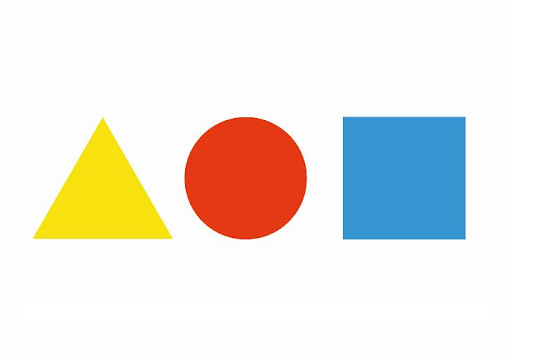
#> input picture 1127/obj.png, 547 x 360 px
$ python find_outline.py
#> lines starting #> are read from the running program, lines starting #| are printed output that depends on the picture; after the words box and inside, x2 and y2 are one past the last pixel; in counts of white or black regions, pixels touching at a corner belong together
import cv2
from PIL.ImageChops import offset

#contour = 등치선
#cv2.findContours()
#src, mode, method, contours(optional),hierarchy(optional), offset
#src는 바이너리 이미지 - 이진화 이미지

# 그레이 스케일로 불러오기 - 윤곽선 탐지 더 쉽게 하기 위해
img = cv2.imread("obj.png")
#> img is the input picture: shape (360, 547, 3); mean B, G, R 225.5, 232.3, 236.2
gry_img = cv2.cvtColor(img, cv2.COLOR_BGR2GRAY)
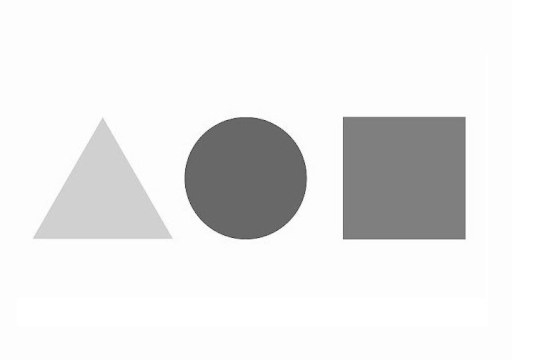
#> gry_img: shape (360, 547); min 54, max 255, mean 232.7
#img = cv2.imread("obj.png", cv2.IMREAD_GRAYSCALE)

# 이진화
# 220 픽셀값 임계점 - 이 값을 기준으로 픽셀을 분류함
# 225 - 픽셀값이 임계점을 넘었을 때 설정할 값 (흰색)
# cv2.THRESH_BINARY_INV: 이진화의 반전 모드.
# 임계값 이하의 픽셀은 흰색(255), 초과하면 검은색(0)으로 설정.
ret, imthres = cv2.threshold(gry_img, 220, 255,
                             cv2.THRESH_BINARY)#THRESH_BINARY_INV
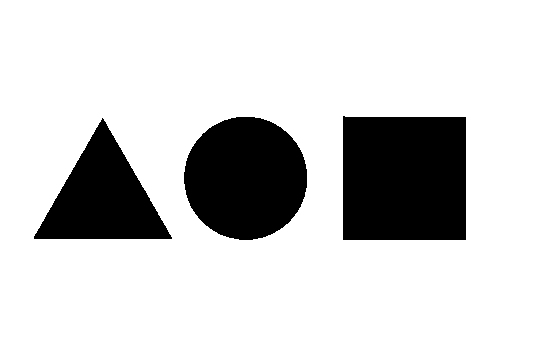
#> imthres: shape (360, 547); 82% white; 3 black regions, box (x1, y1, x2, y2) and area: (343, 116, 466, 240) 15131, (184, 117, 307, 240) 11903, (34, 118, 172, 239) 8487

#색상반전
imthres = ~imthres
#> imthres: shape (360, 547); 18% white; 3 white regions

#외곽선 찾기 (윤곽선 탐지)
coutours, heirarchy = cv2.findContours(imthres,cv2.RETR_EXTERNAL,
                                       cv2.CHAIN_APPROX_NONE)
#> coutours = 3 contours; box (x1, y1, x2, y2) and area: (343, 116, 466, 240) 14886, (184, 117, 307, 240) 11728, (34, 118, 172, 239) 8298
#imthres: 윤곽선을 탐지할 대상 이미지.
#cv2.RETR_EXTERNAL: 가장 바깥쪽 윤곽선만 탐지.
#cv2.CHAIN_APPROX_NONE: 윤곽선을 구성하는 모든 점을 저장 (압축 없음).
# 출력값---
# contours: 윤곽선 정보의 리스트. 각 윤곽선은 점들의 배열로 표현.
# hierarchy: 계층 구조 정보. 윤곽선 간의 부모-자식 관계를 나타냄.

#외곽선 찾기
coutours2, heirarchy2 = cv2.findContours(imthres,cv2.RETR_EXTERNAL,
                                       cv2.CHAIN_APPROX_SIMPLE)
#> coutours2 has the same summary as coutours
#mode: RETR_EXTERNAL-가장 바깥쪽만, RETR_LIST-모든라인,
# RET_COMP-모든라인을 2계층으로

#method: CHAIN_APPROX_NONE-모든 좌표, CHAIN_APPROX_SIMPLE-꼭짓점만

#cv2.drawContours(src, contours, contourIdx, color, thickness)
#contours:찾은 배열- findContours에서 찾은 값
img2 = img.copy()
cv2.drawContours(img,coutours,-1,(255,255,0), 4)
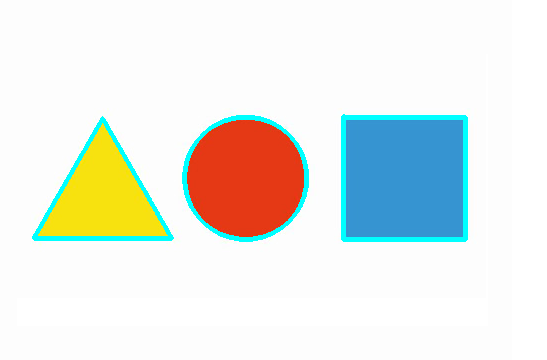
#> img: shape (360, 547, 3); 3.07% of pixels changed, all inside (x1, y1, x2, y2) = (32, 114, 468, 242)
cv2.drawContours(img2,coutours2,-1,(255,255,0), 4)

for i in coutours2:
    for j in i:
        cv2.circle(img2,tuple(j[0]), 1,(0,0,255), -1)
#> this loop made 3 passes
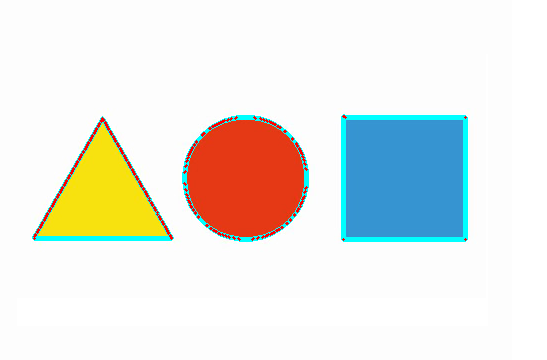
#> img2: shape (360, 547, 3); 0.68% of pixels changed, all inside (x1, y1, x2, y2) = (33, 115, 467, 241)


cv2.imshow("default",img)
cv2.imshow("default2",img2)
cv2.imshow("gry_img",gry_img)
cv2.imshow("imthres",imthres)

cv2.waitKey(0)

$ run again, with 1127/rect.png copied over 1127/obj.png
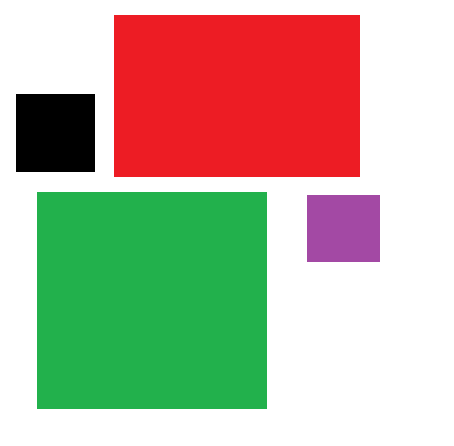
#> input picture 1127/rect.png, 454 x 446 px
#> img is the input picture: shape (446, 454, 3); mean B, G, R 157.8, 178.9, 187
#> `ret, imthres = cv2.threshold(gry_img, 220, 255, cv2.THRESH_BINARY)#THR..`:
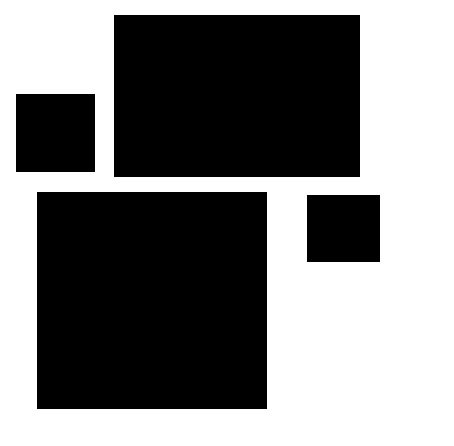
#> imthres: shape (446, 454); 50.2% white; 4 black regions, box (x1, y1, x2, y2) and area: (37, 192, 267, 409) 49910, (114, 15, 360, 177) 39852, (16, 94, 95, 172) 6162, (307, 195, 380, 262) 4891
#> coutours = 4 contours; box (x1, y1, x2, y2) and area: (37, 192, 267, 409) 49464, (114, 15, 360, 177) 39445, (16, 94, 95, 172) 6006, (307, 195, 380, 262) 4752
#> coutours2 has the same summary as coutours
#> `cv2.drawContours(img,coutours,-1,(255,255,0), 4)`:
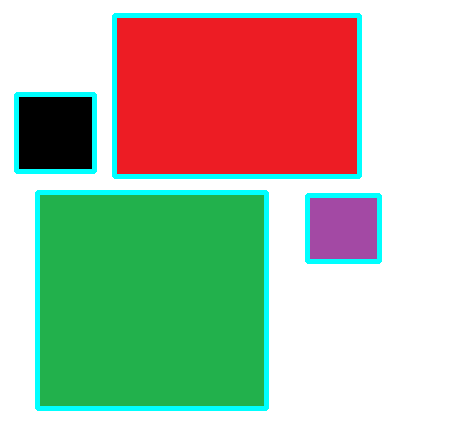
#> img: shape (446, 454, 3); 5.63% of pixels changed, all inside (x1, y1, x2, y2) = (14, 13, 382, 411)
#> the loop `for i in coutours2:` made 4 passes
#> i on passes 1 to 4: [[307, 195], [307, 261], [379, 261], [379, 195]], [[37, 192], [37, 408], [266, 408], [266, 192]], [[16, 94], [16, 171], [94, 171], [94, 94]], [[114, 15], [114, 176], [359, 176], [359, 15]]

$ run again, with 1127/thunder.png copied over 1127/obj.png
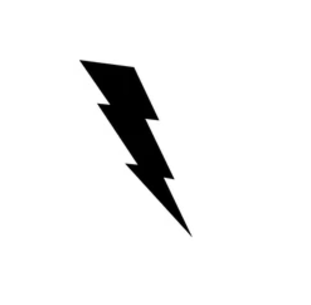
#> input picture 1127/thunder.png, 311 x 305 px
#> img is the input picture: shape (305, 311, 3); mean B, G, R 240.2, 240.2, 240.2
#> `ret, imthres = cv2.threshold(gry_img, 220, 255, cv2.THRESH_BINARY)#THR..`:
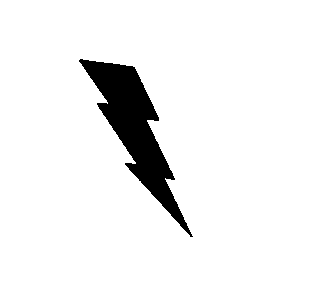
#> imthres: shape (305, 311); 93.8% white; 1 black region, box (x1, y1, x2, y2) and area: (79, 59, 193, 237) 5863
#> coutours = 1 contour; box (x1, y1, x2, y2) and area: (79, 59, 193, 237) 5638
#> coutours2 has the same summary as coutours
#> img: shape (305, 311, 3); 2.31% of pixels changed, all inside (x1, y1, x2, y2) = (77, 57, 195, 239)
#> the loop `for i in coutours2:` made 1 pass
#> after the loop `for i in coutours2:`:
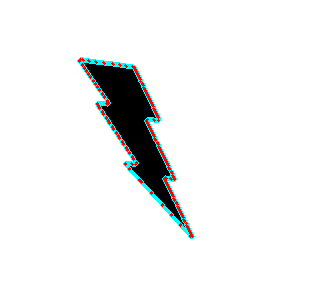
#> img2: shape (305, 311, 3); mean B, G, R 240.2, 240.2, 239.3
